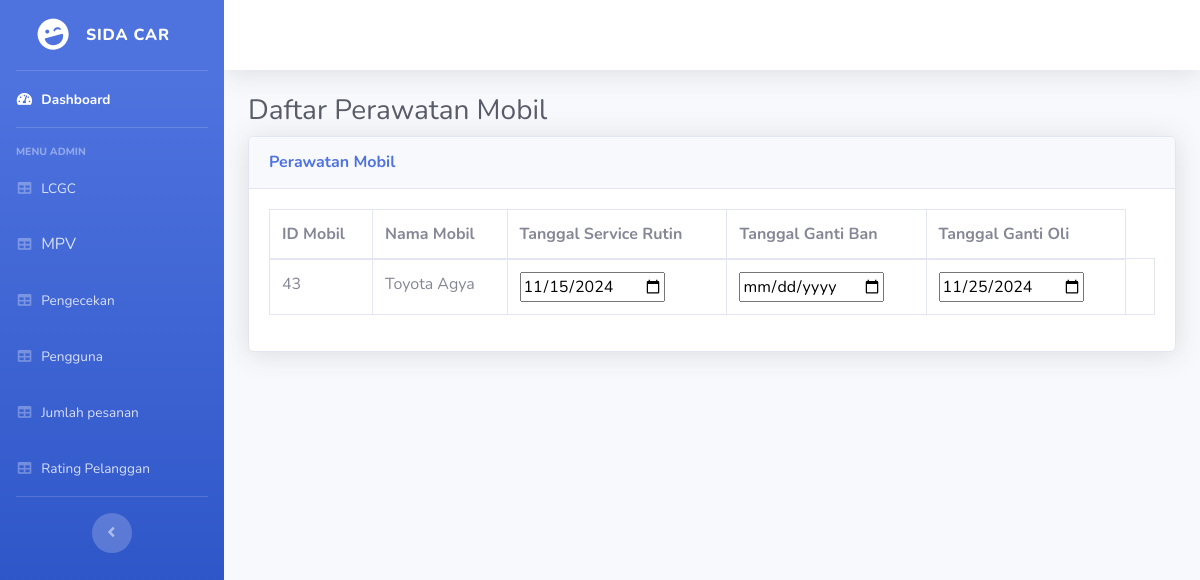
The page /Src/Index_Admin/pengecekan.php (signed in) on the database its author committed.
### tables this page shows
CREATE TABLE `pengecekan` (
  `id_perawatan` int(11) NOT NULL,
  `id_mobil` int(11) NOT NULL,
  `tanggal_service_rutin` date DEFAULT NULL,
  `tanggal_ganti_ban` date DEFAULT NULL,
  `tanggal_ganti_oli` date DEFAULT NULL
);

CREATE TABLE `products` (
  `id` int(11) NOT NULL,
  `type` tinyint(4) NOT NULL COMMENT '0 = "LCGC", 1 = "MPV"',
  `product_name` varchar(100) NOT NULL,
  `product_details` varchar(300) NOT NULL,
  `product_price` varchar(30) NOT NULL,
  `image` varchar(300) NOT NULL
);

### Src/Index_Admin/pengecekan.php (the view, shortened to what this page needs)
<?php
include 'header.php';
$fetch_products = "SELECT id, product_name FROM products";
$products = $conn->query($fetch_products);
$fetch_maintenance = "SELECT * FROM pengecekan";
$maintenance = $conn->query($fetch_maintenance);
?>
<div class="container-fluid">
    <h1 class="h3 mb-2 text-gray-800" style='display: inline-block;'>Daftar Perawatan Mobil</h1>
    <div class="card shadow mb-4">
        <div class="card-header py-3">
            <h6 class="m-0 font-weight-bold text-primary">Perawatan Mobil</h6>
        </div>
        <div class="card-body">
            <div class="table-responsive">
                <table class="table table-bordered" id="dataTable" width="100%" cellspacing="0">
                    <thead>
                        <tr>
                            <th>ID Mobil</th>
                            <th>Nama Mobil</th>
                            <th>Tanggal Service Rutin</th>
                            <th>Tanggal Ganti Ban</th>
                            <th>Tanggal Ganti Oli</th>
                        </tr>
                    </thead>
                    <tbody>
                        <?php
                        if ($maintenance->num_rows > 0) {
                            while ($row = $maintenance->fetch_assoc()) {
                                $product_name = "";
                                if ($products->num_rows > 0) {
                                    $products->data_seek(0);
                                    while ($product_row = $products->fetch_assoc()) {
                                        if ($product_row['id'] == $row['id_mobil']) {
                                            $product_name = $product_row['product_name'];
                                            break;
                                        }
                                    }
                                }
                                ?>
                                <form method="POST" action="pengecekan.php">
                                    <tr>
                                        <td><?php echo $row['id_mobil']; ?></td>
                                        <td><?php echo $product_name; ?></td>
                                        <td>
                                            <input type="date" name="tanggal_service_rutin"
                                                value="<?php echo $row['tanggal_service_rutin']; ?>"
                                                onchange="confirmUpdate(this.form, 'tanggal_service_rutin');">
                                        </td>
                                        <td>
                                            <input type="date" name="tanggal_ganti_ban"
                                                value="<?php echo $row['tanggal_ganti_ban']; ?>"
                                                onchange="confirmUpdate(this.form, 'tanggal_ganti_ban');">
                                        </td>
                                        <td>
                                            <input type="date" name="tanggal_ganti_oli"
                                                value="<?php echo $row['tanggal_ganti_oli']; ?>"
                                                onchange="confirmUpdate(this.form, 'tanggal_ganti_oli');">
                                        </td>
                                        <td>
                                        </td>
                                    </tr>
                                </form>
                                <?php
                            }
                        } else {
                            echo "<tr><td colspan='5'>No maintenance records found.</td></tr>";
                        }
                        ?>
                    </tbody>
                </table>
            </div>
        </div>
    </div>
</div>
</div>
</div>

### rows shown on the page
pengecekan: id_mobil "43", products.product_name "Toyota Agya", tanggal_service_rutin "11/15/2024", tanggal_ganti_oli "11/25/2024"
